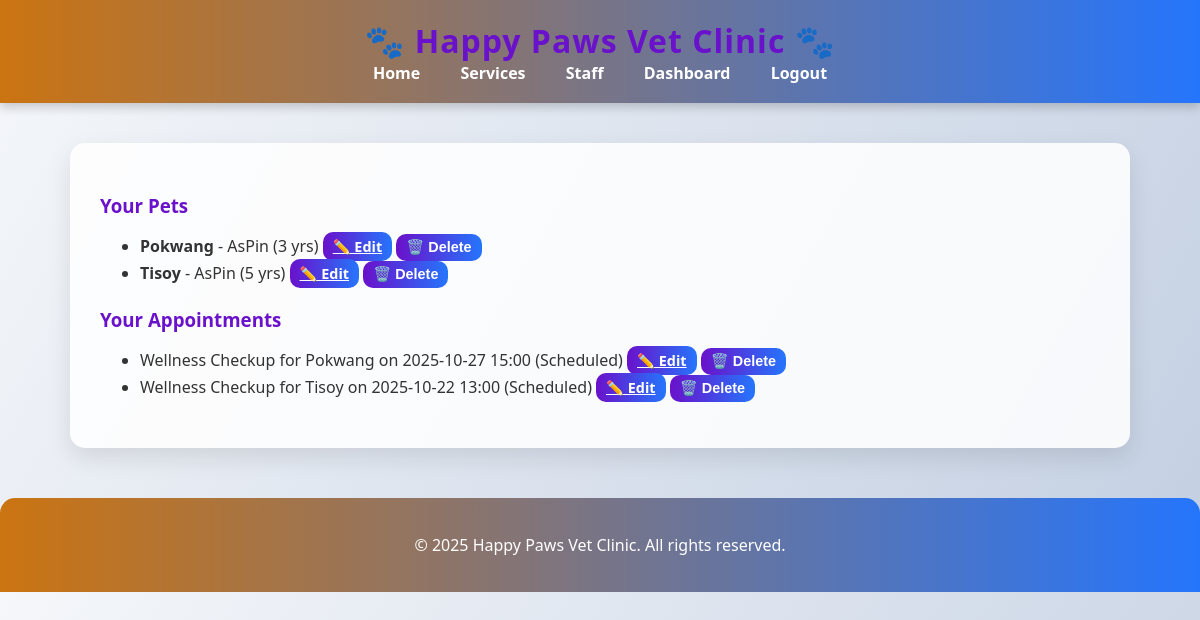
The page /dashboard (signed in) on the database its author committed.
### app.py (models this page shows)
class Pet(db.Model):
    id = db.Column(db.Integer, primary_key=True)
    name = db.Column(db.String(80), nullable=False)
    breed = db.Column(db.String(80))
    age = db.Column(db.Integer)
    medical_history = db.Column(db.Text)
    owner_id = db.Column(db.Integer, db.ForeignKey('user.id'), nullable=False)
    appointments = db.relationship('Appointment', backref='pet', lazy=True, cascade="all, delete")

class Appointment(db.Model):
    id = db.Column(db.Integer, primary_key=True)
    pet_id = db.Column(db.Integer, db.ForeignKey('pet.id'), nullable=False)
    owner_id = db.Column(db.Integer, db.ForeignKey('user.id'), nullable=False)
    service = db.Column(db.String(120), nullable=False)
    scheduled_at = db.Column(db.DateTime, nullable=False)
    notes = db.Column(db.Text)
    status = db.Column(db.String(30), default='Scheduled')

### app.py (the view)
@app.route('/dashboard')
@login_required
def dashboard():
    return render_template('dashboard.html', pets=current_user.pets, appointments=current_user.appointments)

### app.py (called while the page is built)
@login_manager.user_loader
def load_user(user_id):
    return User.query.get(int(user_id))

@app.before_request
def create_tables_once():
    if not getattr(app, 'db_initialized', False):
        db.create_all()
        app.db_initialized = True

### templates/dashboard.html (shortened to what this page needs)
{% extends "base.html" %}
{% block content %}
<section>
    <h3>Your Pets</h3>
    {% if pets %}
        <ul>
        {% for pet in pets %}
            <li>
                <strong>{{ pet.name }}</strong> - {{ pet.breed or 'Unknown Breed' }} ({{ pet.age or '?' }} yrs)
                <a href="{{ url_for('pet_edit', id=pet.id) }}" class="btn btn-sm btn-primary">✏️ Edit</a>
                <form action="{{ url_for('pet_delete', id=pet.id) }}" method="POST" style="display:inline;">
                    <button type="submit" class="btn btn-sm btn-danger"
                            onclick="return confirm('Are you sure you want to delete this pet?')">🗑️ Delete</button>
                </form>
            </li>
        {% endfor %}
        </ul>
    {% else %}
        <p>You have no pets yet. <a href="{{ url_for('pet_new') }}">Add one</a>.</p>
    {% endif %}
</section>
<section>
    <h3>Your Appointments</h3>
    {% if appointments %}
        <ul>
        {% for a in appointments %}
            <li>
                {{ a.service }} for {{ a.pet.name }} on {{ a.scheduled_at.strftime('%Y-%m-%d %H:%M') }} ({{ a.status }})
                <a href="{{ url_for('appointment_edit', id=a.id) }}" class="btn btn-sm btn-primary">✏️ Edit</a>
                <form action="{{ url_for('appointment_delete', id=a.id) }}" method="POST" style="display:inline;">
                    <button type="submit" class="btn btn-sm btn-danger"
                            onclick="return confirm('Are you sure you want to cancel this appointment?')">🗑️ Delete</button>
                </form>
            </li>
        {% endfor %}
        </ul>
    {% else %}
        <p>No appointments yet. <a href="{{ url_for('appointment_new') }}">Book one</a>.</p>
    {% endif %}
</section>
{% endblock %}

### templates/base.html (shortened to what this page needs)
<!DOCTYPE html>
<html lang="en">
<head>
    <link rel="stylesheet" href="{{ url_for('static', filename='style.css') }}">
</head>
<body>
    <header>
        <h1>🐾 Happy Paws Vet Clinic  🐾</h1>
        <nav>
            <a href="{{ url_for('index') }}">Home</a>
            <a href="{{ url_for('services') }}">Services</a>
            <a href="{{ url_for('staff') }}">Staff</a>
            {% if current_user.is_authenticated %}
                <a href="{{ url_for('dashboard') }}">Dashboard</a>
                <a href="{{ url_for('logout') }}">Logout</a>
            {% else %}
                <a href="{{ url_for('login') }}">Login</a>
                <a href="{{ url_for('register') }}">Register</a>
            {% endif %}
        </nav>
    </header>
    <main>
        {% block content %}{% endblock %}
    </main>
    <footer>
        <p>© 2025 Happy Paws Vet Clinic. All rights reserved.</p>
    </footer>
</body>
</html>

### static/style.css (style rules this page uses)
body { font-family: 'Segoe UI', Tahoma, Geneva, Verdana, sans-serif; margin: 0; padding: 0; background: linear-gradient(120deg, #f5f7fa, #c3cfe2); color: #333; }
header { background: linear-gradient(90deg, #cb7411, #2575fc); color: white; padding: 1.2rem 0; text-align: center; box-shadow: 0 4px 10px rgba(0,0,0,0.2); }
header h1 { margin: 0; font-size: 2rem; letter-spacing: 1px; }
nav a { color: white; margin: 0 18px; text-decoration: none; font-weight: 600; transition: all 0.3s ease; }
main { padding: 30px; max-width: 1000px; margin: 40px auto; background: #ffffffdd; border-radius: 15px; box-shadow: 0 10px 25px rgba(0,0,0,0.1); }
footer { text-align: center; padding: 20px; background: linear-gradient(90deg, #cb7411, #2575fc); color: white; margin-top: 50px; border-top-left-radius: 15px; border-top-right-radius: 15px; font-weight: 500; }
h1, h2, h3 { color: #6a11cb; font-weight: 700; margin-bottom: 15px; }
form { display: flex; flex-direction: column; gap: 15px; }
.btn { background: linear-gradient(90deg, #6a11cb, #2575fc); color: white; border: none; padding: 12px 18px; border-radius: 10px; cursor: pointer; font-weight: 600; transition: all 0.3s ease; }
.btn-sm { padding: 5px 10px; font-size: 0.9rem; }

### rows shown on the page
Pet: name "Pokwang", breed "AsPin", age "3"
Pet: name "Tisoy", breed "AsPin", age "5"
Appointment: service "Wellness Checkup", pet.name "Pokwang", scheduled_at "2025-10-27 15:00", status "Scheduled"
Appointment: service "Wellness Checkup", pet.name "Tisoy", scheduled_at "2025-10-22 13:00", status "Scheduled"
